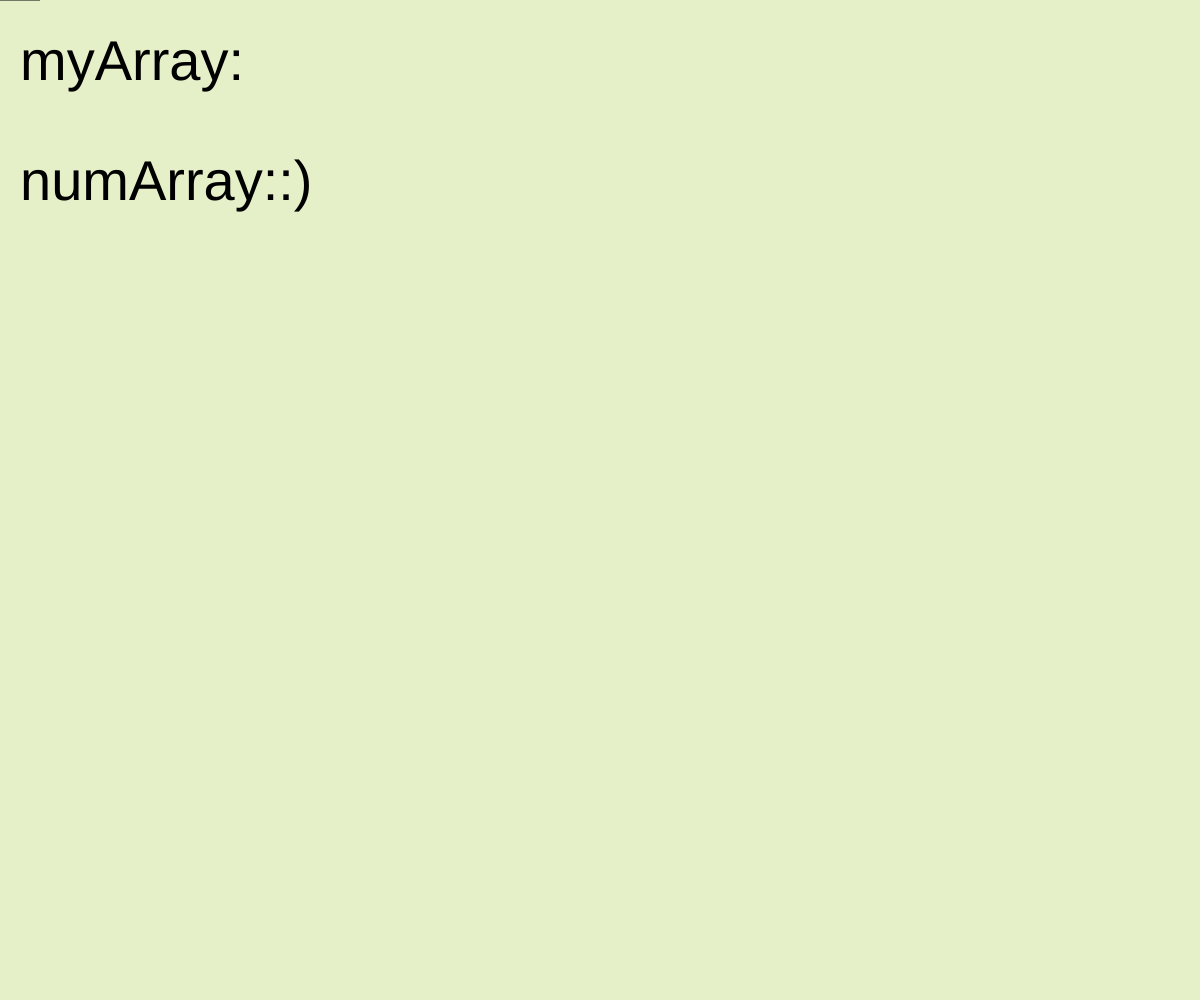
Frame 1 (no input)
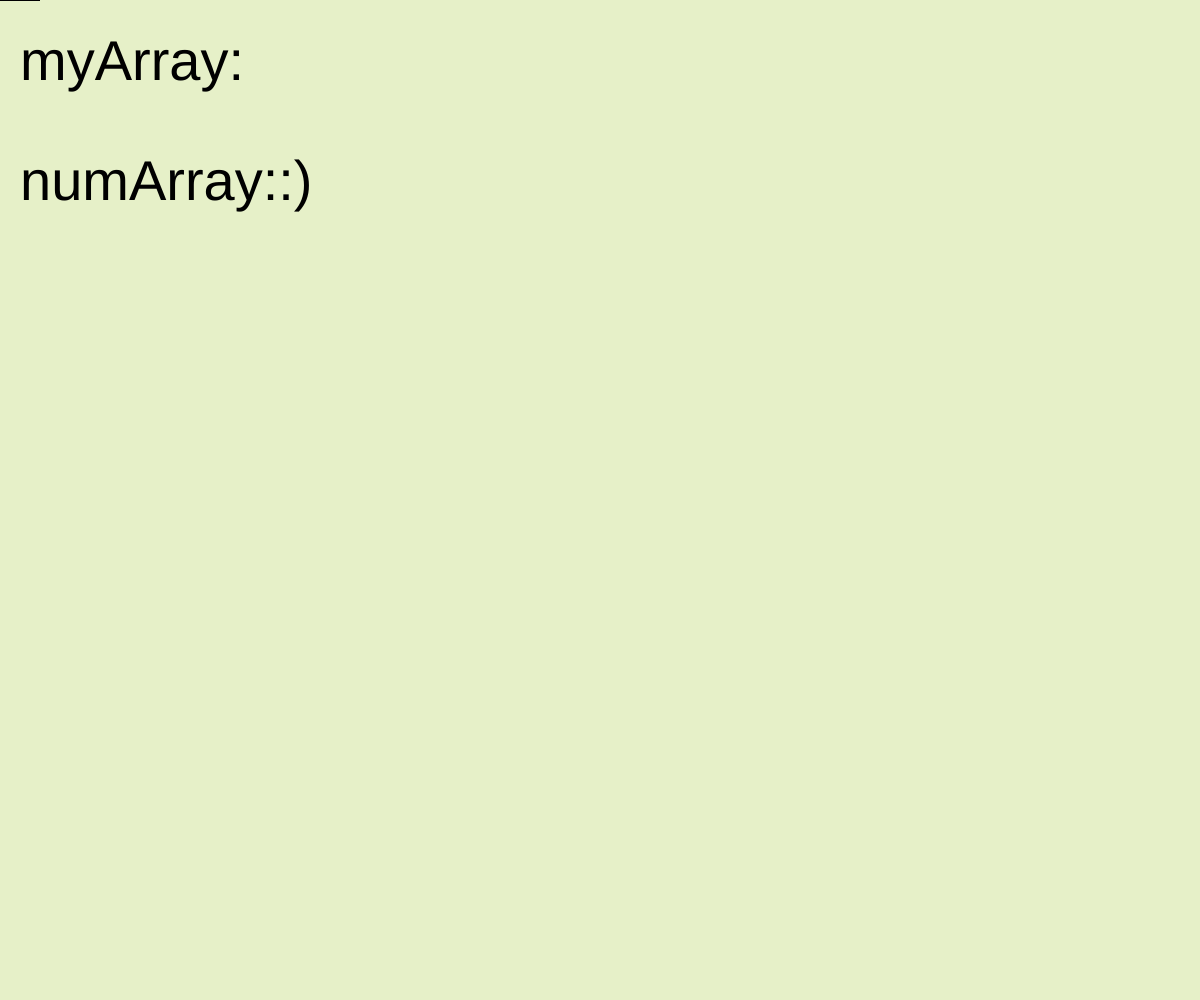
Frame 60 (no input)
Frame 120 (the mouse pressed at the canvas centre since frame 60): identical to frame 60, image omitted

The p5.js sketch that drew these frames (run headless with seeded random() and noise() and a simulated clock; from frame 60 on, the mouse is pressed at the canvas centre):

// p5.js sketch
// ── sketch.js

  //create an empty array
  var myArray = [];



  var numArray = ["HA", "JS", ":)"];

function setup() {
  createCanvas(windowWidth, windowHeight);
  background(230, 240, 200);

  textSize(56);
  text("myArray:" + myArray, 20, 80);
  text("numArray:" + numArray [2], 20, 200);

  numArray[1] = "mikey" ;

}


function draw() {
  drawPerson();
  for (var i = 0; i < width/ 6; i ++);
    drawPerson(i*(width/6), random(0,height));




}

  function drawPerson(x, y) {
    var pos_x = x;
    var pos_y = y;
    var person_width = 80;
    var person_height = 200;

    //draw the person

    push();

    translate(pos_x, pos_y);

    rectMode(CENTER);
    fill(0, 10, 244);
    rect(0, -person_height * 0.5, person_width, person_height );



  }
